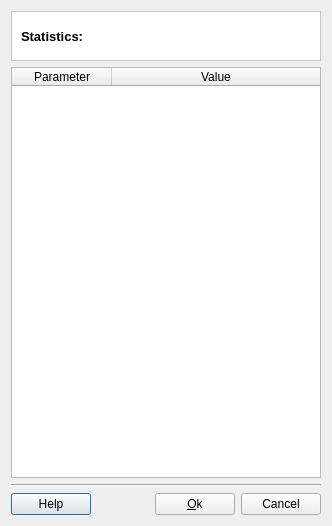
<?xml version="1.0" encoding="UTF-8"?>
<ui version="4.0">
 <class>StatisticsDialogForm</class>
 <widget class="QDialog" name="StatisticsDialogForm">
  <property name="geometry">
   <rect>
    <x>0</x>
    <y>0</y>
    <width>331</width>
    <height>526</height>
   </rect>
  </property>
  <property name="windowTitle">
   <string>Statistics</string>
  </property>
  <layout class="QGridLayout" name="gridLayout_4">
   <item row="0" column="0">
    <layout class="QGridLayout" name="gridLayout_3">
     <item row="0" column="0">
      <widget class="QFrame" name="frame_2">
       <property name="minimumSize">
        <size>
         <width>310</width>
         <height>50</height>
        </size>
       </property>
       <property name="styleSheet">
        <string notr="true">QWidget { background: white }</string>
       </property>
       <property name="frameShape">
        <enum>QFrame::StyledPanel</enum>
       </property>
       <property name="frameShadow">
        <enum>QFrame::Sunken</enum>
       </property>
       <layout class="QGridLayout" name="gridLayout" columnstretch="1">
        <property name="topMargin">
         <number>0</number>
        </property>
        <property name="bottomMargin">
         <number>0</number>
        </property>
        <property name="horizontalSpacing">
         <number>9</number>
        </property>
        <item row="0" column="0">
         <widget class="QLabel" name="m_datasourceTypeTitleLabel">
          <property name="font">
           <font>
            <pointsize>10</pointsize>
            <weight>75</weight>
            <bold>true</bold>
           </font>
          </property>
          <property name="text">
           <string>Statistics: </string>
          </property>
         </widget>
        </item>
       </layout>
      </widget>
     </item>
     <item row="1" column="0">
      <widget class="QTableWidget" name="m_statTableWidget">
       <property name="minimumSize">
        <size>
         <width>310</width>
         <height>410</height>
        </size>
       </property>
       <property name="alternatingRowColors">
        <bool>true</bool>
       </property>
       <property name="selectionMode">
        <enum>QAbstractItemView::NoSelection</enum>
       </property>
       <attribute name="horizontalHeaderCascadingSectionResizes">
        <bool>true</bool>
       </attribute>
       <attribute name="horizontalHeaderStretchLastSection">
        <bool>true</bool>
       </attribute>
       <column>
        <property name="text">
         <string>Parameter</string>
        </property>
       </column>
       <column>
        <property name="text">
         <string>Value</string>
        </property>
       </column>
      </widget>
     </item>
     <item row="2" column="0">
      <widget class="Line" name="line_2">
       <property name="minimumSize">
        <size>
         <width>310</width>
         <height>0</height>
        </size>
       </property>
       <property name="orientation">
        <enum>Qt::Horizontal</enum>
       </property>
      </widget>
     </item>
     <item row="3" column="0">
      <layout class="QGridLayout" name="gridLayout_2">
       <item row="0" column="0">
        <widget class="QPushButton" name="m_helpPushButton">
         <property name="text">
          <string>Help</string>
         </property>
        </widget>
       </item>
       <item row="0" column="1">
        <spacer name="horizontalSpacer">
         <property name="orientation">
          <enum>Qt::Horizontal</enum>
         </property>
         <property name="sizeHint" stdset="0">
          <size>
           <width>40</width>
           <height>20</height>
          </size>
         </property>
        </spacer>
       </item>
       <item row="0" column="2">
        <widget class="QPushButton" name="m_okPushButton">
         <property name="text">
          <string>&amp;Ok</string>
         </property>
        </widget>
       </item>
       <item row="0" column="3">
        <widget class="QPushButton" name="m_cancelPushButton">
         <property name="text">
          <string>Cancel</string>
         </property>
        </widget>
       </item>
      </layout>
     </item>
    </layout>
   </item>
  </layout>
 </widget>
 <resources/>
 <connections/>
</ui>
